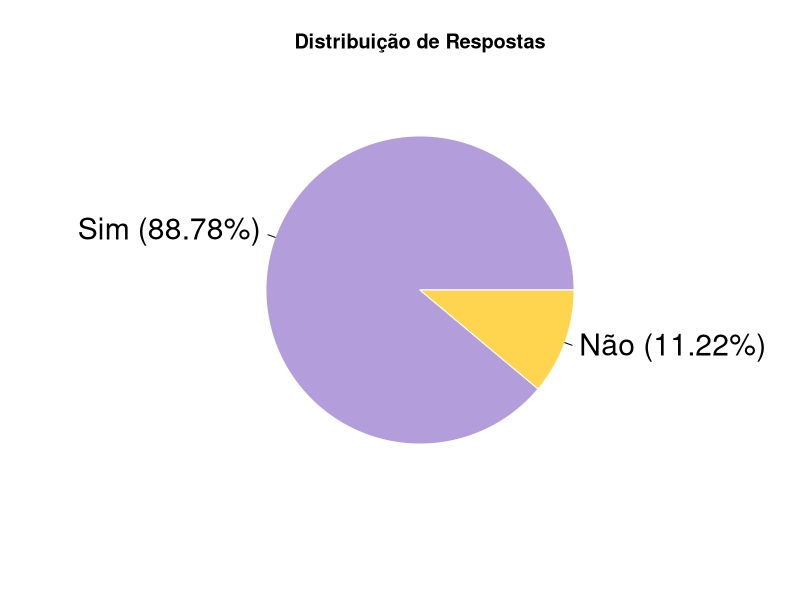

The R source for this figure:
percentagens <- c(88.9, 11.1)
labels <- c("Sim (88.78%)", "Não (11.22%)")
cores_respostas <- c("#B39DDB", "#FFD54F")

pie(percentagens, 
    labels = labels, 
    col = cores_respostas, 
    border = "white", 
    main = "Distribuição de Respostas", 
    cex = 1.8)
